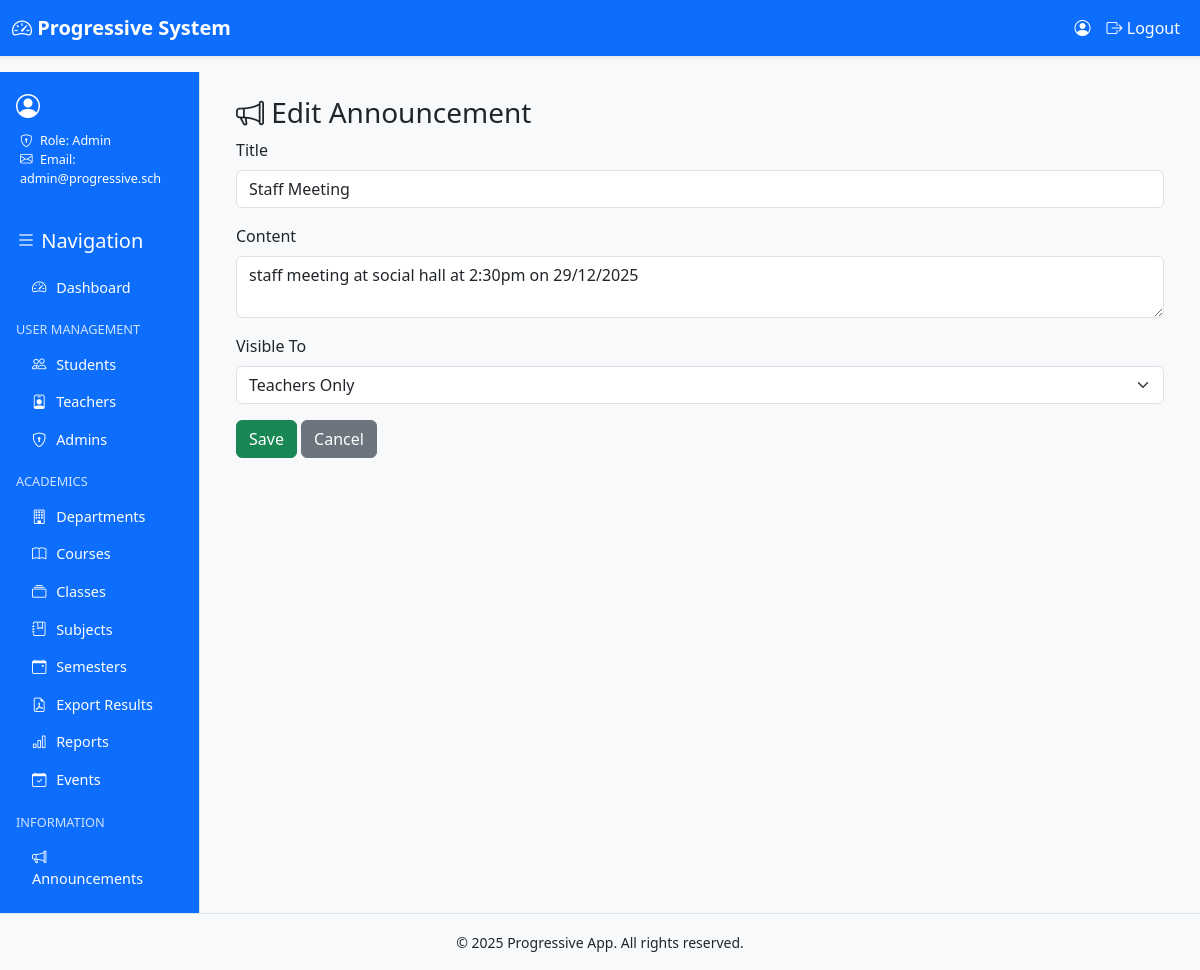
Screenshot of /announcements/1/edit/ (signed in) with the database file from the repository.
### progressive_app/models.py (models this page shows, shortened)
class User(AbstractUser):
    ROLE_CHOICES = [
        ("admin", "Admin"),
        ("teacher", "Teacher"),
        ("student", "Student"),
    ]
    role = models.CharField(max_length=20, choices=ROLE_CHOICES)
    admission_number = models.CharField(max_length=20, blank=True, null=True, unique=True)
    department = models.ForeignKey("Department", on_delete=models.SET_NULL, null=True, blank=True)
    course = models.ForeignKey("Course", on_delete=models.SET_NULL, null=True, blank=True)
    school_class = models.ForeignKey("SchoolClass", on_delete=models.SET_NULL, null=True, blank=True)
    semester = models.ForeignKey("Semester", on_delete=models.SET_NULL, null=True, blank=True)

class Announcement(models.Model):
    VISIBILITY_CHOICES = [
        ("all", "All"),
        ("teacher", "Teacher"),
        ("student", "Student"),
    ]
    title = models.CharField(max_length=200)
    content = models.TextField()
    visibility = models.CharField(max_length=20, choices=VISIBILITY_CHOICES, default="all")
    created_at = models.DateTimeField(auto_now_add=True)

### progressive_app/views.py (the view, shortened to what this page needs)
# urls.py: path("announcements/<int:pk>/edit/", views.announcement_edit, name="announcement_edit"),
@login_required
def announcement_edit(request, pk):
    if not require_role(request.user, ["admin"]):
        return forbid_or_redirect_login(request)
    announcement = get_object_or_404(Announcement, pk=pk)
    return render(request, "admin/announcement_form.html", {"form_title": "Edit Announcement", "announcement": announcement})

### progressive_app/views.py (called while the page is built)
def require_role(user, allowed_roles):
    return user.is_authenticated and user.role in allowed_roles

### progressive_app/templates/admin/announcement_form.html (shortened to what this page needs)
{% extends 'base.html' %}
{% block content %}
<div class="container">
  <h3><i class="bi bi-megaphone"></i> {{ form_title }}</h3>
  <form method="post">{% csrf_token %}
    <div class="mb-3">
      <label for="id_title" class="form-label">Title</label>
      <input type="text" name="title" id="id_title" value="{{ announcement.title }}" class="form-control">
    </div>
    <div class="mb-3">
      <label for="id_content" class="form-label">Content</label>
      <textarea name="content" id="id_content" class="form-control">{{ announcement.content }}</textarea>
    </div>
    <div class="mb-3">
      <label for="id_visibility" class="form-label">Visible To</label>
      <select name="visibility" id="id_visibility" class="form-select">
        <option value="teacher" {% if announcement.visibility == "teacher" %}selected{% endif %}>Teachers Only</option>
      </select>
    </div>
    <button class="btn btn-success">Save</button>
    <a href="{% url 'progressive_app:announcements_list' %}" class="btn btn-secondary">Cancel</a>
  </form>
</div>
{% endblock %}

### progressive_app/templates/base.html (shortened to what this page needs)
{% load static %}
<!doctype html>
<html lang="en">
  <head>
    <link href="https://cdn.jsdelivr.net/npm/bootstrap@5.3.2/dist/css/bootstrap.min.css" rel="stylesheet">
    <link href="https://cdn.jsdelivr.net/npm/bootstrap-icons@1.11.1/font/bootstrap-icons.css" rel="stylesheet">
    <link rel="stylesheet" href="{% static 'css/theme.css' %}">
  </head>
<body class="d-flex flex-column min-vh-100">
    <nav class="navbar navbar-expand-lg shadow-sm bg-light">
      <div class="container-fluid">
        <a class="navbar-brand" href="{% url 'progressive_app:dashboard' %}">
          <i class="bi bi-speedometer2"></i> Progressive System
        </a>
        <div class="collapse navbar-collapse" id="navbarNav">
          <ul class="navbar-nav ms-auto">
            {% if user.is_authenticated %}
              <li class="nav-item">
                <span class="nav-link">
                  <i class="bi bi-person-circle"></i> {{ user.first_name }} {{ user.last_name }}
                </span>
              </li>
              <li class="nav-item">
                <a class="nav-link text-warning" href="{% url 'progressive_app:logout' %}">
                  <i class="bi bi-box-arrow-right"></i> Logout
                </a>
              </li>
            {% else %}
              <li class="nav-item">
                <a class="nav-link" href="{% url 'progressive_app:login' %}">
                  <i class="bi bi-box-arrow-in-right"></i> Login
                </a>
              </li>
            {% endif %}
          </ul>
        </div>
      </div>
    </nav>
   <div class="container-fluid flex-grow-1">
      <div class="row min-vh-100">
        <div class="col-md-3 col-lg-2 sidebar bg-primary text-white p-3 d-flex flex-column">
          <div class="profile-box mb-4">
            <div class="d-flex align-items-center mb-2">
              <i class="bi bi-person-circle fs-4 me-2"></i>
            </div>
            <ul class="list-unstyled small ms-1">
              {% if user.role == 'student' %}
                <li><i class="bi bi-card-list me-1"></i> Admission: {{ user.admission_number }}</li>
                <li><i class="bi bi-collection me-1"></i> Class: {{ user.school_class.name }}</li>
                <li><i class="bi bi-building me-1"></i> Department: {{ user.department.name }}</li>
                <li><i class="bi bi-journal-bookmark me-1"></i> Course: {{ user.course.name }}</li>
              {% elif user.role == 'teacher' %}
                <li><i class="bi bi-building me-1"></i> Department: {{ user.department.name }}</li>
                <li><i class="bi bi-envelope me-1"></i> Email: {{ user.email }}</li>
              {% elif user.role == 'admin' %}
                <li><i class="bi bi-shield-lock me-1"></i> Role: Admin</li>
                <li><i class="bi bi-envelope me-1"></i> Email: {{ user.email }}</li>
              {% endif %}
            </ul>
          </div>
          <h5 class="mb-3"><i class="bi bi-list"></i> Navigation</h5>
          <div class="list-group list-group-flush flex-grow-1">
            <a href="{% url 'progressive_app:dashboard' %}" class="list-group-item list-group-item-action bg-primary text-white">
              <i class="bi bi-speedometer2"></i> Dashboard
            </a>
            {% if user.role == 'admin' %}
              <h6 class="mt-3 mb-2">User Management</h6>
              <a href="{% url 'progressive_app:students_list' %}" class="list-group-item bg-primary text-white"><i class="bi bi-people"></i> Students</a>
              <a href="{% url 'progressive_app:teachers_list' %}" class="list-group-item bg-primary text-white"><i class="bi bi-person-badge"></i> Teachers</a>
              <a href="{% url 'progressive_app:admins_list' %}" class="list-group-item bg-primary text-white"><i class="bi bi-shield-lock"></i> Admins</a>
              <h6 class="mt-3 mb-2">Academics</h6>
              <a href="{% url 'progressive_app:departments_list' %}" class="list-group-item bg-primary text-white"><i class="bi bi-building"></i> Departments</a>
              <a href="{% url 'progressive_app:courses_list' %}" class="list-group-item bg-primary text-white"><i class="bi bi-book"></i> Courses</a>
              <a href="{% url 'progressive_app:classes_list' %}" class="list-group-item bg-primary text-white"><i class="bi bi-collection"></i> Classes</a>
              <a href="{% url 'progressive_app:subjects_list' %}" class="list-group-item bg-primary text-white"><i class="bi bi-journal-bookmark"></i> Subjects</a>
              <a href="{% url 'progressive_app:semesters_list' %}" class="list-group-item bg-primary text-white"><i class="bi bi-calendar-event"></i> Semesters</a>
              <a href="{% url 'progressive_app:admin_results_pdf' %}" class="list-group-item bg-primary text-white"><i class="bi bi-file-earmark-pdf"></i> Export Results</a>
              <a href="{% url 'progressive_app:reports' %}" class="list-group-item bg-primary text-white"><i class="bi bi-bar-chart"></i> Reports</a>
              <a href="{% url 'progressive_app:events_list' %}" class="list-group-item bg-primary text-white"><i class="bi bi-calendar-check"></i> Events</a>
            {% endif %}
            <h6 class="mt-3 mb-2">Information</h6>
            <a href="{% url 'progressive_app:announcements_list' %}" class="list-group-item bg-primary text-white"><i class="bi bi-megaphone"></i> Announcements</a>
          </div>
        </div>
        <main class="col-md-9 col-lg-10 p-4">
          {% block content %}{% endblock %}
        </main>
      </div>
    </div>
    <footer class="bg-light text-center py-3 border-top mt-auto">
      <small>&copy; {% now "Y" %} Progressive App. All rights reserved.</small>
    </footer>
  </body>
</html>

### static/css/theme.css (style rules this page uses)
:root { --prog-blue: #0d6efd; }
a { text-decoration: none; }
body { font-family: "Segoe UI", Roboto, Helvetica, Arial, sans-serif; background-color: #f8f9fa; }
.navbar { background-color: #0d6efd !important; }
.navbar-brand { font-weight: bold; color: #fff !important; }
.navbar .nav-link { color: #fff !important; }
.sidebar { min-height: 100vh; border-right: 1px solid #dee2e6; background-color: #0d6efd; }
.sidebar h5, .sidebar h6 { color: #fff; }
.list-group-item { background-color: #0d6efd; color: #fff; border: none; }
.list-group-item i { margin-right: 6px; }
.btn-secondary { background-color: #6c757d; border-color: #6c757d; }
.sidebar { font-size: 0.9rem; }
.sidebar .list-group-item { background-color: #0d6efd; color: #fff; border: none; }
.sidebar h6 { font-size: 0.8rem; text-transform: uppercase; margin-top: 1rem; margin-bottom: 0.5rem; color: #cfe2ff; }

### rows the page displays
User: email "admin@progressive.sch"
Announcement: title "Staff Meeting", content "staff meeting at social hall at 2:30pm on 29/12/2025", visibility "Teachers Only"
